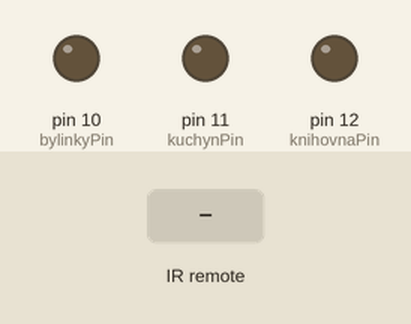
Bench run of a sketch on a simulated Arduino Uno, built with avr-gcc and run on an emulated ATmega328P. On the bench: output pins drawn as LEDs (lit = HIGH). The test bench sets the inputs (shaded band).

Above: at 1.2 s.
1.3 s: infrared code 0x1CE3A857 received
At 1.9 s:
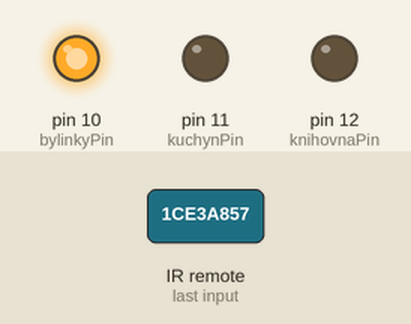
2.8 s: infrared code 0x1CE36897 received
At 4.0 s:
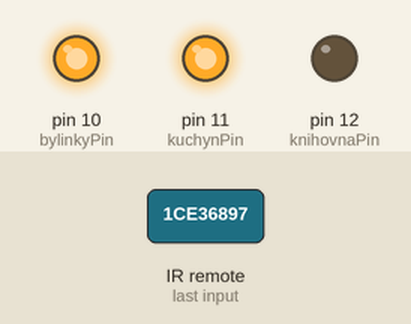
4.3 s: infrared code 0x1CE3E817 received
At 5.4 s:
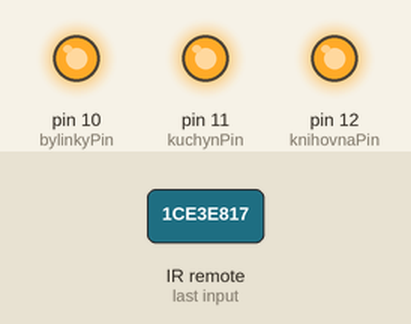
5.8 s: infrared code 0x1CE3A857 received
At 6.5 s:
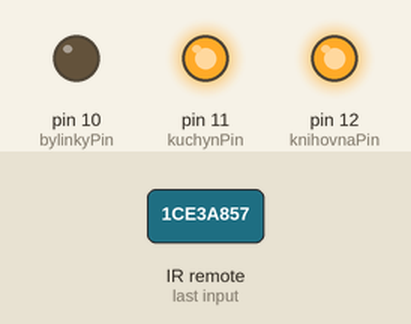
7.3 s: infrared code 0x1CE36897 received
At 7.7 s:
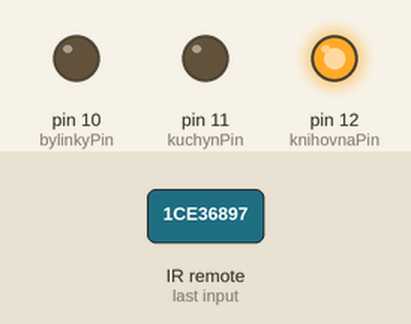
Timing chart, 0 to 9.8 s (numbered marks = the images above; inputs shaded):
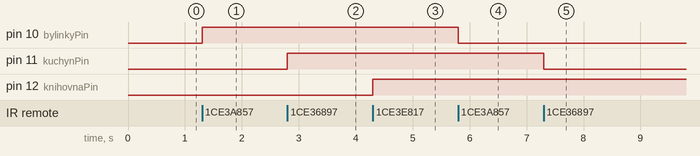

Measured:
- after the input at 1.3 s, pin 10 (bylinkyPin): LOW → HIGH at once
- after the input at 2.8 s, pin 11 (kuchynPin): LOW → HIGH at once
- after the input at 4.3 s, pin 12 (knihovnaPin): LOW → HIGH at once
- after the input at 5.8 s, pin 10 (bylinkyPin): HIGH → LOW at once
- after the input at 7.3 s, pin 11 (kuchynPin): HIGH → LOW at once

The sketch:

ledky_doma_test.ino
```cpp
#include <IRremote.h>

//IR port
const int RECV_PIN = 7;
IRrecv irrecv(RECV_PIN);
decode_results results;

//Tlacitka
const int RECT_PIN_T_BY = 1;
const int RECT_PIN_T_KU = 2;
const int RECT_PIN_T_KN = 3;

//relatka
const int bylinkyPin = 10;
const int kuchynPin = 11;
const int knihovnaPin = 12;

volatile byte relayState = LOW;


void setup(){
  //IR setup
  irrecv.enableIRIn();
  irrecv.blink13(true);

  // RELE setup
  pinMode(bylinkyPin, OUTPUT);
  digitalWrite(bylinkyPin, LOW);

  pinMode(kuchynPin, OUTPUT);
  digitalWrite(kuchynPin, LOW);

  pinMode(knihovnaPin, OUTPUT);
  digitalWrite(knihovnaPin, LOW);

//tlacitka setup
  pinMode(RECT_PIN_T_BY, INPUT);
  //digitalWrite(RECT_PIN_T_BY, HIGH);

  pinMode(RECT_PIN_T_KU, INPUT);
  //digitalWrite(RECT_PIN_T_KU, HIGH);

  pinMode(RECT_PIN_T_KN, INPUT);
  //digitalWrite(RECT_PIN_T_KN, HIGH);
}

void loop(){
    if (irrecv.decode(&results)){

        switch(results.value){
          case 0x1CE3A857: //Keypad button "1"
          //analogWrite(bylinkyPin, HIGH);
          //int currState =
          //delay(2000);
          //digitalWrite(bylinkyPin, LOW);
          if (digitalRead(bylinkyPin) == LOW){
            digitalWrite(bylinkyPin, HIGH);
          } else {
            digitalWrite(bylinkyPin, LOW);
          }
          }

        switch(results.value){
          case 0x1CE36897: //Keypad button "2"
          //digitalWrite(kuchynPin, HIGH);
          //delay(2000);
          //digitalWrite(kuchynPin, LOW);
          if (digitalRead(kuchynPin) == LOW){
              digitalWrite(kuchynPin, HIGH);
          } else {
              digitalWrite(kuchynPin, LOW);
          }

          }

        switch(results.value){
          case 0x1CE3E817: //Keypad button "3"
          //digitalWrite(knihovnaPin, HIGH);
          //delay(2000);
          //digitalWrite(knihovnaPin, LOW);
          if (digitalRead(knihovnaPin) == LOW){
              digitalWrite(knihovnaPin, HIGH);
          } else {
              digitalWrite(knihovnaPin, LOW);
          }
          }
                      irrecv.resume();
      }


      //tlacitka
       //TbylStat = digitalRead(RECT_PIN_T_BY);
       //RbylStat = digitalRead(bylinkyPin);

      //  if (digitalRead(RECT_PIN_T_BY) == HIGH && digitalRead(bylinkyPin) == HIGH){
      //    digitalWrite(bylinkyPin, LOW);
      //  } else {
      //    digitalWrite(bylinkyPin, HIGH);
      //  }


      //TKuchStat = digitalRead(RECT_PIN_T_KU);
      //RKuchStat = digitalRead(kuchynPin);

      //  if (digitalRead(RECT_PIN_T_KU) == HIGH && digitalRead(kuchynPin) == HIGH){
      //    digitalWrite(kuchynPin, LOW);
      //  } else {
      //    digitalWrite(kuchynPin, HIGH);
      //  }


      //TKnihStat = digitalRead(RECT_PIN_T_KN);
      //RKnihStat = digitalRead(knihovnaPin);
      //  if (digitalRead(RECT_PIN_T_KN) == HIGH && digitalRead(knihovnaPin) == HIGH){
     //     digitalWrite(knihovnaPin, LOW);
     //   } else {
     //     digitalWrite(knihovnaPin, HIGH);
        }


//}
```
